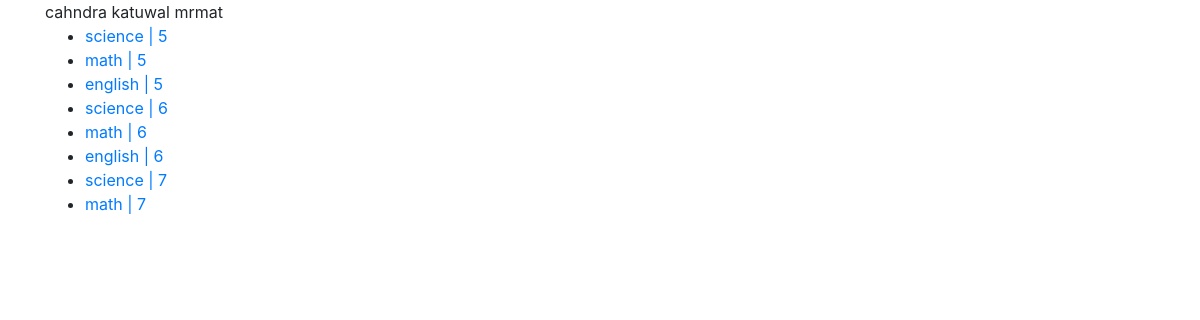
Screenshot of /teacher/1 (signed in) with the database file from the repository.
### home/models.py (models this page shows, shortened)
class Teacher(models.Model):
    user_name = models.OneToOneField(User, on_delete=models.CASCADE)
    full_name = models.CharField(max_length=20)
    age = models.IntegerField(null=True)
    joined_year = models.DateField(auto_now=True, null=True)
    email = models.EmailField()
    grade = models.ManyToManyField(grade)
    subject = models.ManyToManyField(Subject)

class Subject(models.Model):
    name = models.CharField(max_length=100)
    grade = models.ForeignKey(grade, on_delete=models.CASCADE)
    def __str__(self):
        return self.name + " | " + str(self.grade.name)

class grade(models.Model):
    name = models.IntegerField()

### home/views.py (the view)
# urls.py: path('teacher/<int:pk>', teachers_profile, name='teachers_profile'),
@login_required(login_url='login')
def teachers_profile(request, pk):
    user_get = Teacher.objects.get(pk=pk)
    context = {
        'teacher': user_get
    }
    return render(request, 'teachers_profile.html', context)

### templates/teachers_profile.html (shortened to what this page needs)
<!DOCTYPE html>
<html lang="en">
  <head>
    <link
      rel="stylesheet"
      href="https://cdn.jsdelivr.net/npm/bootstrap@4.5.3/dist/css/bootstrap.min.css"
    />
  </head>
  <body>
    <div class="container">
      {{teacher.full_name}} {{request.user}}
      <ul>
        {%for sub in teacher.subject.all%}
        <li>
          <a href="{% url 'add_assigment' pk=sub.id %}">{{sub}}</a>
        </li>
        {%endfor%}
      </ul>
    </div>
  </body>
</html>

### rows the page displays
Teacher: full_name "cahndra katuwal"
Subject: name+grade "science | 5"
Subject: name+grade "math | 5"
Subject: name+grade "english | 5"
Subject: name+grade "science | 6"
Subject: name+grade "math | 6"
Subject: name+grade "english | 6"
Subject: name+grade "science | 7"
Subject: name+grade "math | 7"

### other values shown
{{ request.user }} "mrmat"
